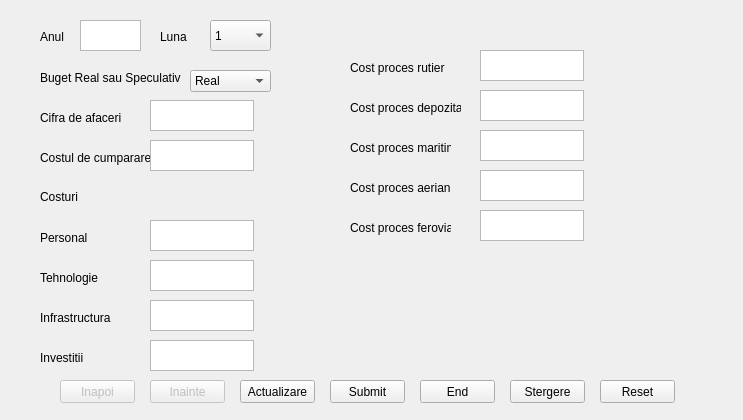
<?xml version="1.0" encoding="UTF-8"?>
<ui version="4.0">
 <class>buget</class>
 <widget class="QWidget" name="buget">
  <property name="geometry">
   <rect>
    <x>0</x>
    <y>0</y>
    <width>743</width>
    <height>420</height>
   </rect>
  </property>
  <property name="windowTitle">
   <string>Form</string>
  </property>
  <widget class="QPushButton" name="pushButton">
   <property name="geometry">
    <rect>
     <x>330</x>
     <y>380</y>
     <width>75</width>
     <height>23</height>
    </rect>
   </property>
   <property name="text">
    <string>Submit</string>
   </property>
  </widget>
  <widget class="QPushButton" name="pushButton_2">
   <property name="geometry">
    <rect>
     <x>420</x>
     <y>380</y>
     <width>75</width>
     <height>23</height>
    </rect>
   </property>
   <property name="text">
    <string>End</string>
   </property>
  </widget>
  <widget class="QLabel" name="label">
   <property name="geometry">
    <rect>
     <x>40</x>
     <y>30</y>
     <width>47</width>
     <height>13</height>
    </rect>
   </property>
   <property name="text">
    <string>Anul</string>
   </property>
  </widget>
  <widget class="QLabel" name="label_2">
   <property name="geometry">
    <rect>
     <x>40</x>
     <y>70</y>
     <width>141</width>
     <height>16</height>
    </rect>
   </property>
   <property name="text">
    <string>Buget Real sau Speculativ?</string>
   </property>
  </widget>
  <widget class="QLabel" name="label_3">
   <property name="geometry">
    <rect>
     <x>40</x>
     <y>110</y>
     <width>91</width>
     <height>16</height>
    </rect>
   </property>
   <property name="text">
    <string>Cifra de afaceri</string>
   </property>
  </widget>
  <widget class="QLabel" name="label_4">
   <property name="geometry">
    <rect>
     <x>40</x>
     <y>150</y>
     <width>111</width>
     <height>16</height>
    </rect>
   </property>
   <property name="text">
    <string>Costul de cumparare</string>
   </property>
  </widget>
  <widget class="QLabel" name="label_5">
   <property name="geometry">
    <rect>
     <x>40</x>
     <y>190</y>
     <width>47</width>
     <height>13</height>
    </rect>
   </property>
   <property name="text">
    <string>Costuri</string>
   </property>
  </widget>
  <widget class="QLabel" name="label_6">
   <property name="geometry">
    <rect>
     <x>40</x>
     <y>230</y>
     <width>71</width>
     <height>16</height>
    </rect>
   </property>
   <property name="text">
    <string>Personal</string>
   </property>
  </widget>
  <widget class="QLabel" name="label_7">
   <property name="geometry">
    <rect>
     <x>40</x>
     <y>270</y>
     <width>81</width>
     <height>16</height>
    </rect>
   </property>
   <property name="text">
    <string>Tehnologie</string>
   </property>
  </widget>
  <widget class="QLabel" name="label_8">
   <property name="geometry">
    <rect>
     <x>40</x>
     <y>310</y>
     <width>91</width>
     <height>16</height>
    </rect>
   </property>
   <property name="text">
    <string>Infrastructura</string>
   </property>
  </widget>
  <widget class="QLabel" name="label_9">
   <property name="geometry">
    <rect>
     <x>40</x>
     <y>350</y>
     <width>81</width>
     <height>16</height>
    </rect>
   </property>
   <property name="text">
    <string>Investitii</string>
   </property>
  </widget>
  <widget class="QTextEdit" name="textEdit">
   <property name="geometry">
    <rect>
     <x>80</x>
     <y>20</y>
     <width>61</width>
     <height>31</height>
    </rect>
   </property>
  </widget>
  <widget class="QComboBox" name="comboBox">
   <property name="geometry">
    <rect>
     <x>190</x>
     <y>70</y>
     <width>81</width>
     <height>22</height>
    </rect>
   </property>
   <item>
    <property name="text">
     <string>Real</string>
    </property>
   </item>
   <item>
    <property name="text">
     <string>Speculativ</string>
    </property>
   </item>
  </widget>
  <widget class="QTextEdit" name="textEdit_2">
   <property name="geometry">
    <rect>
     <x>150</x>
     <y>100</y>
     <width>104</width>
     <height>31</height>
    </rect>
   </property>
  </widget>
  <widget class="QTextEdit" name="textEdit_3">
   <property name="geometry">
    <rect>
     <x>150</x>
     <y>140</y>
     <width>104</width>
     <height>31</height>
    </rect>
   </property>
  </widget>
  <widget class="QTextEdit" name="textEdit_4">
   <property name="geometry">
    <rect>
     <x>150</x>
     <y>220</y>
     <width>104</width>
     <height>31</height>
    </rect>
   </property>
  </widget>
  <widget class="QTextEdit" name="textEdit_5">
   <property name="geometry">
    <rect>
     <x>150</x>
     <y>260</y>
     <width>104</width>
     <height>31</height>
    </rect>
   </property>
  </widget>
  <widget class="QTextEdit" name="textEdit_6">
   <property name="geometry">
    <rect>
     <x>150</x>
     <y>300</y>
     <width>104</width>
     <height>31</height>
    </rect>
   </property>
  </widget>
  <widget class="QTextEdit" name="textEdit_7">
   <property name="geometry">
    <rect>
     <x>150</x>
     <y>340</y>
     <width>104</width>
     <height>31</height>
    </rect>
   </property>
  </widget>
  <widget class="QLabel" name="label_10">
   <property name="geometry">
    <rect>
     <x>160</x>
     <y>30</y>
     <width>47</width>
     <height>13</height>
    </rect>
   </property>
   <property name="text">
    <string>Luna</string>
   </property>
  </widget>
  <widget class="QComboBox" name="comboBox_2">
   <property name="geometry">
    <rect>
     <x>210</x>
     <y>20</y>
     <width>61</width>
     <height>31</height>
    </rect>
   </property>
   <item>
    <property name="text">
     <string>1</string>
    </property>
   </item>
   <item>
    <property name="text">
     <string>2</string>
    </property>
   </item>
   <item>
    <property name="text">
     <string>3</string>
    </property>
   </item>
   <item>
    <property name="text">
     <string>4</string>
    </property>
   </item>
   <item>
    <property name="text">
     <string>5</string>
    </property>
   </item>
   <item>
    <property name="text">
     <string>6</string>
    </property>
   </item>
   <item>
    <property name="text">
     <string>7</string>
    </property>
   </item>
   <item>
    <property name="text">
     <string>8</string>
    </property>
   </item>
   <item>
    <property name="text">
     <string>9</string>
    </property>
   </item>
   <item>
    <property name="text">
     <string>10</string>
    </property>
   </item>
   <item>
    <property name="text">
     <string>11</string>
    </property>
   </item>
   <item>
    <property name="text">
     <string>12</string>
    </property>
   </item>
  </widget>
  <widget class="QLabel" name="label_11">
   <property name="geometry">
    <rect>
     <x>350</x>
     <y>60</y>
     <width>101</width>
     <height>16</height>
    </rect>
   </property>
   <property name="text">
    <string>Cost proces rutier</string>
   </property>
  </widget>
  <widget class="QLabel" name="label_12">
   <property name="geometry">
    <rect>
     <x>350</x>
     <y>100</y>
     <width>111</width>
     <height>16</height>
    </rect>
   </property>
   <property name="text">
    <string>Cost proces depozitare</string>
   </property>
  </widget>
  <widget class="QLabel" name="label_13">
   <property name="geometry">
    <rect>
     <x>350</x>
     <y>140</y>
     <width>101</width>
     <height>16</height>
    </rect>
   </property>
   <property name="text">
    <string>Cost proces maritim</string>
   </property>
  </widget>
  <widget class="QLabel" name="label_14">
   <property name="geometry">
    <rect>
     <x>350</x>
     <y>180</y>
     <width>101</width>
     <height>16</height>
    </rect>
   </property>
   <property name="text">
    <string>Cost proces aerian</string>
   </property>
  </widget>
  <widget class="QLabel" name="label_15">
   <property name="geometry">
    <rect>
     <x>350</x>
     <y>220</y>
     <width>101</width>
     <height>16</height>
    </rect>
   </property>
   <property name="text">
    <string>Cost proces feroviar</string>
   </property>
  </widget>
  <widget class="QTextEdit" name="textEdit_8">
   <property name="geometry">
    <rect>
     <x>480</x>
     <y>50</y>
     <width>104</width>
     <height>31</height>
    </rect>
   </property>
  </widget>
  <widget class="QTextEdit" name="textEdit_9">
   <property name="geometry">
    <rect>
     <x>480</x>
     <y>90</y>
     <width>104</width>
     <height>31</height>
    </rect>
   </property>
  </widget>
  <widget class="QTextEdit" name="textEdit_10">
   <property name="geometry">
    <rect>
     <x>480</x>
     <y>130</y>
     <width>104</width>
     <height>31</height>
    </rect>
   </property>
  </widget>
  <widget class="QTextEdit" name="textEdit_11">
   <property name="geometry">
    <rect>
     <x>480</x>
     <y>170</y>
     <width>104</width>
     <height>31</height>
    </rect>
   </property>
  </widget>
  <widget class="QTextEdit" name="textEdit_12">
   <property name="geometry">
    <rect>
     <x>480</x>
     <y>210</y>
     <width>104</width>
     <height>31</height>
    </rect>
   </property>
  </widget>
  <widget class="QPushButton" name="pushButton_3">
   <property name="enabled">
    <bool>false</bool>
   </property>
   <property name="geometry">
    <rect>
     <x>60</x>
     <y>380</y>
     <width>75</width>
     <height>23</height>
    </rect>
   </property>
   <property name="text">
    <string>Inapoi</string>
   </property>
  </widget>
  <widget class="QPushButton" name="pushButton_4">
   <property name="enabled">
    <bool>false</bool>
   </property>
   <property name="geometry">
    <rect>
     <x>150</x>
     <y>380</y>
     <width>75</width>
     <height>23</height>
    </rect>
   </property>
   <property name="text">
    <string>Inainte</string>
   </property>
  </widget>
  <widget class="QPushButton" name="pushButton_5">
   <property name="geometry">
    <rect>
     <x>240</x>
     <y>380</y>
     <width>75</width>
     <height>23</height>
    </rect>
   </property>
   <property name="text">
    <string>Actualizare</string>
   </property>
  </widget>
  <widget class="QPushButton" name="pushButton_7">
   <property name="geometry">
    <rect>
     <x>510</x>
     <y>380</y>
     <width>75</width>
     <height>23</height>
    </rect>
   </property>
   <property name="text">
    <string>Stergere</string>
   </property>
  </widget>
  <widget class="QPushButton" name="pushButton_8">
   <property name="geometry">
    <rect>
     <x>600</x>
     <y>380</y>
     <width>75</width>
     <height>23</height>
    </rect>
   </property>
   <property name="text">
    <string>Reset</string>
   </property>
  </widget>
 </widget>
 <resources/>
 <connections/>
</ui>
